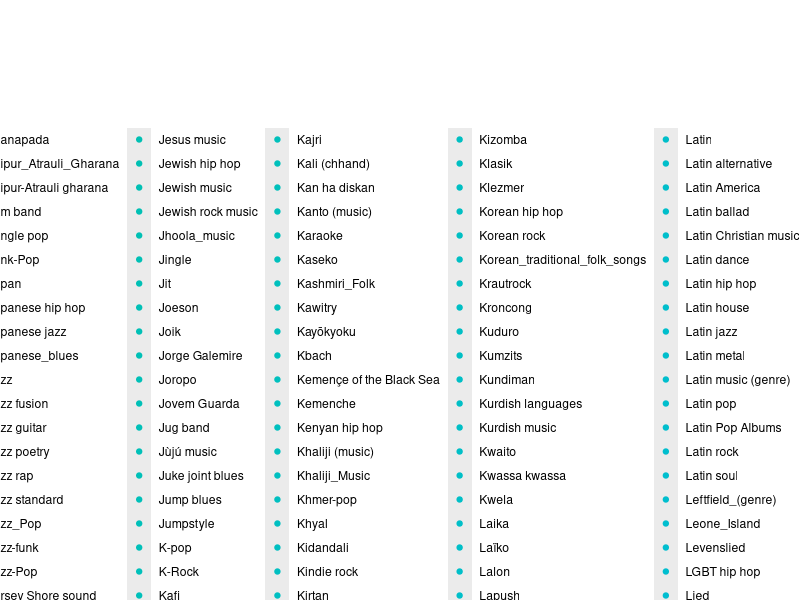
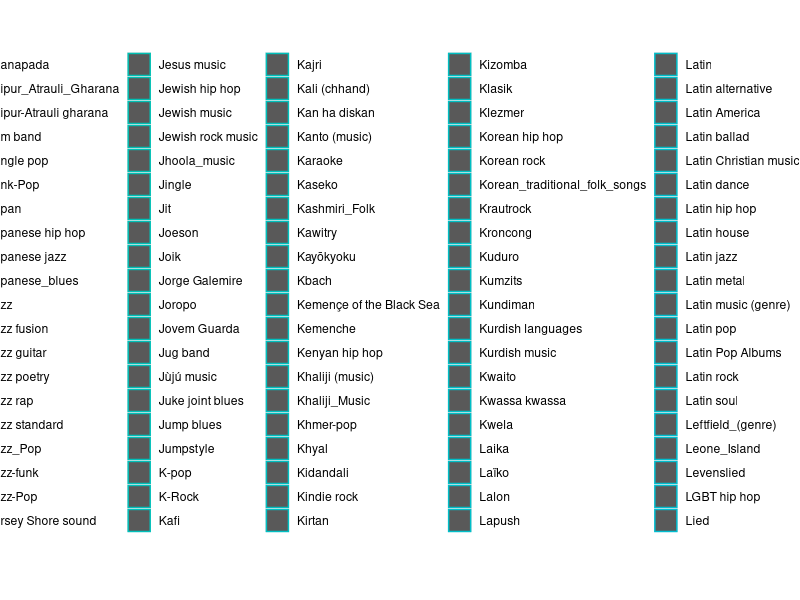

These charts were generated, in order, by the following R code:
## ---- chunk 1
library(tidyverse)
library(xtable)
options(xtable.floating = FALSE)
options(xtable.timestamp = "")

## ---- chunk 2
musicians <- read_csv('genres_data.csv')
#conflict <- read_csv('relevant_data_years_type.csv')
## ---- chunk 3
Number_of_genres <- musicians %>%
  group_by(genre) %>%
  summarize(n_genres = n()) %>%
  arrange(n_genres) %>%
  head(10)
xtable(Number_of_genres)
## ---- chunk 4
ggplot(musicians) + 
  geom_count(mapping = aes(x = year, y = genre, color = genre))
## ---- chunk 5
musicians %>%
  arrange(genre) %>%
  ggplot() +
    geom_col(mapping = aes(x = year, y = genre, color = genre), position='stack')
